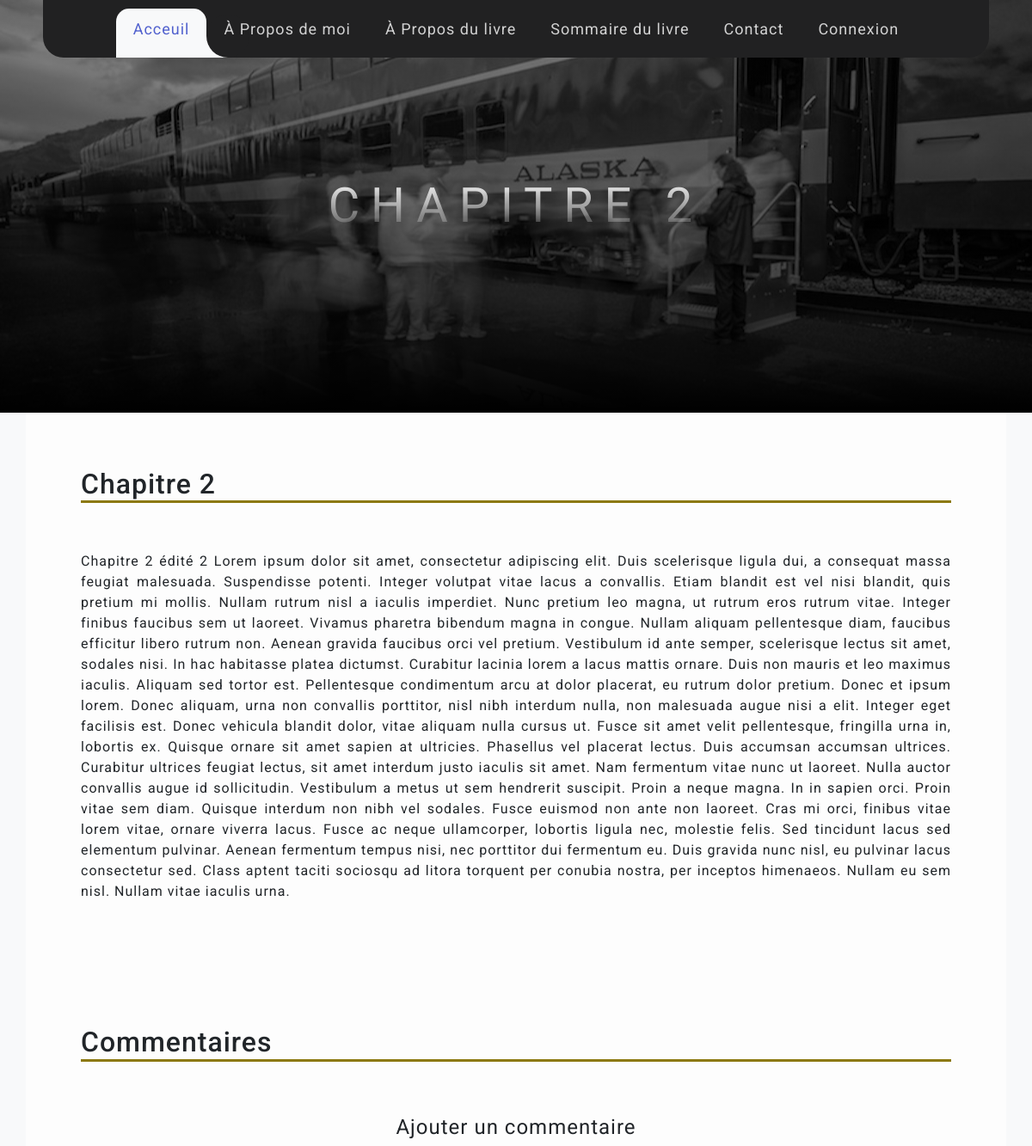
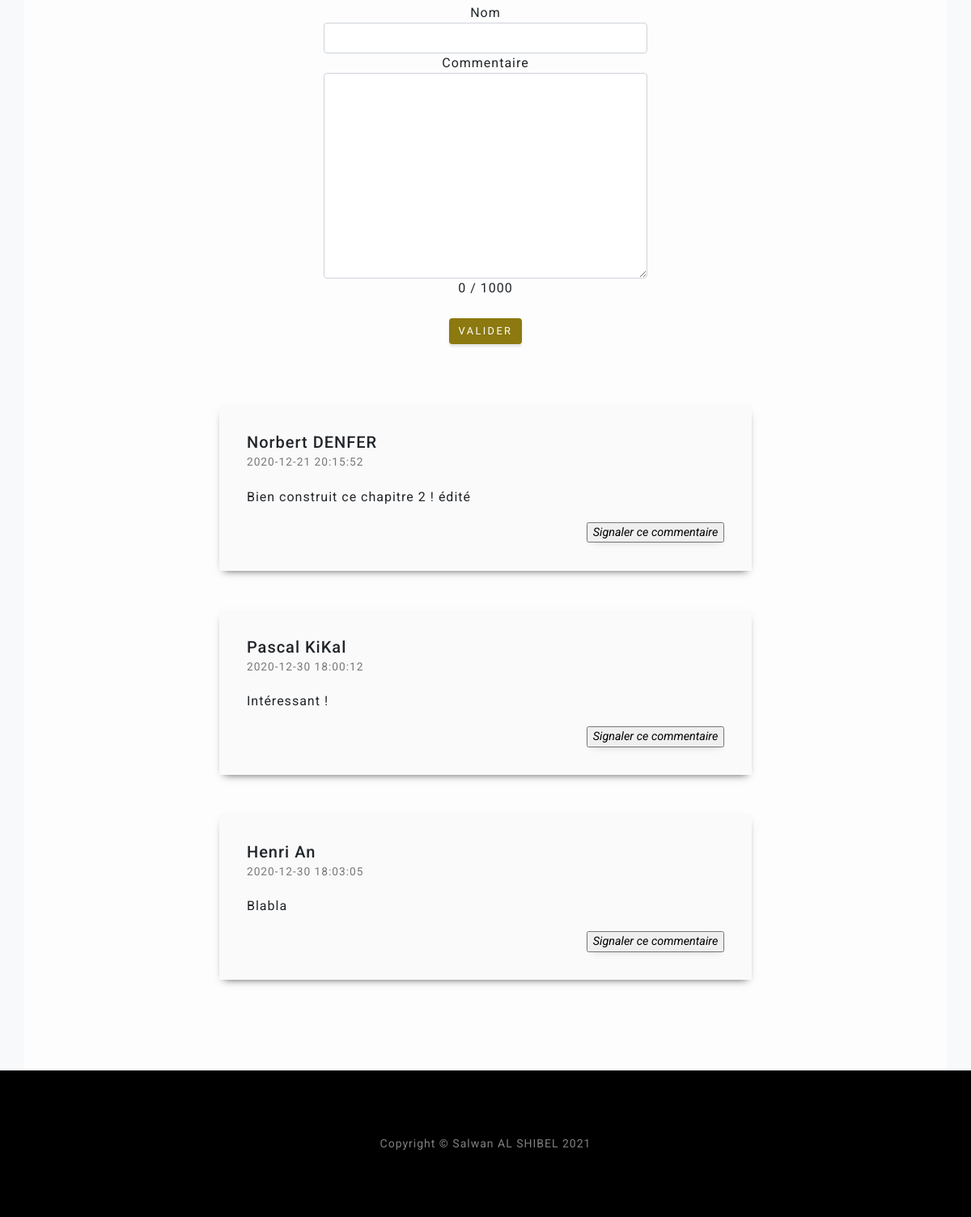
/articles/chapitre/2, run on the app's committed database (2 pictures, top to bottom).
### tables this page shows
CREATE TABLE IF NOT EXISTS `posts` (
  `id` int NOT NULL AUTO_INCREMENT,
  `create_date` datetime NOT NULL DEFAULT CURRENT_TIMESTAMP,
  `title` varchar(255) NOT NULL,
  `content` text NOT NULL,
  PRIMARY KEY (`id`)
);

CREATE TABLE IF NOT EXISTS `comments` (
  `id` int NOT NULL AUTO_INCREMENT,
  `name` varchar(255) NOT NULL,
  `create_date` datetime NOT NULL DEFAULT CURRENT_TIMESTAMP,
  `comment` text NOT NULL,
  `post_id` int NOT NULL,
  `flag` tinyint DEFAULT '0',
  PRIMARY KEY (`id`)
);

### app/controllers/ArticlesController.php (called while the page is built, shortened)
<?php
class ArticlesController extends Controller
{
    public function chapitre($URLparams3){
        $article = $this->ModelArticles->findByChapterID($URLparams3);
        $comments = $this->ModelComments->findCommentsByPostID($URLparams3);
        $this->render('chapitre', compact('article', 'comments'));
    }
}

### index.php (called while the page is built, shortened)
<?php
    require_once (ROOT.'app/models/ModelMain.php');
    $router = new Router();
    $router->requestRoute();
?>

### app/models/ModelArticles.php (called while the page is built, shortened)
<?php
class ModelArticles extends ModelMain{
    public function __construct(){
        $this->table = "posts";
    }
    public function findByChapterID($id){
        $sql = "SELECT * FROM ". $this->table ." WHERE id= :id";
        $prepare = $this->_connection->prepare($sql);
        $prepare->execute(array(':id' => $id));
        return $prepare->fetch();
    }
}

### app/models/ModelMain.php (called while the page is built, shortened)
<?php
abstract class ModelMain
{
    private $host = "localhost";
    private $db_name = "jf_alaska";
    private $charset = "utf8";
    private $username = "root";
    private $password = "";
    public function getConnection(){
        try{
            $this->_connection = new PDO('mysql:host='.$this->host.';dbname='.$this->db_name.';charset='.$this->charset, $this->username, $this->password);
        }catch(PDOException $exception){
            echo 'Erreur : '. $exception->getMessage();
        }
    }
}

### app/models/ModelComments.php (called while the page is built, shortened)
<?php
class ModelComments extends ModelMain{
    public function __construct(){
        $this->table = "comments";
    }
    public function findCommentsByPostID($postID){
        $sql = "SELECT * FROM ". $this->table ." WHERE post_id= :postID";
        $prepare = $this->_connection->prepare($sql);
        $prepare->execute(array(':postID' => $postID));
        return $prepare->fetchAll();
    }
}

### app/views/chapitre.php (the view, shortened to what this page needs)
<header class="chaptershead">
    <div class="container d-flex h-100 align-items-center">
        <div class="mx-auto text-center">
            <h1 class="mx-auto my-5 text-uppercase" id="chptPageTitle"><?=$article['title']?></h1>
        </div>
    </div>
</header>
<div class= "chapterContent container-lg">
    <h2><?=$article['title']?></h2>
    <?=$article['content']?>
</div>
<div class= "commentaryContent container-lg">
    <h2>Commentaires</h2>
    <form method="post" action="../addComment" class="default-form">
        <legend>Ajouter un commentaire</legend>
        <div class="form-group">
            <label for="name">Nom</label><br />
            <input type="text" class="form-control" id="name" name="name" maxlength="255" required/>
        </div>
        <div class="form-group">
            <label for="comment">Commentaire</label><br />
            <textarea class="form-control" id="comment" name="comment" maxlength="1000" rows="10" required></textarea>
        </div>
        <div id="the-count">
            <span id="current">0</span>
            <span id="maximum">/ 1000</span>
        </div>
        <div class="form-group">
            <button type="submit" name="submit" class="btn btn-gold">Valider</button>
        </div>
    </form>
    <div class="container-xxl">
        <div class="row">
            <?php foreach($comments as $comment): ?>
                <div class="row row-cols-1 comment">
                    <div class="col-md-8 commentDiv">
                        <div class="mb-15">
                            <h5 class="mb-0"><?=$comment['name']?></h5>
                            <span class="g-color-gray-dark-v4 g-font-size-12"><?=$comment['create_date']?></span>
                        </div>
                        <div class="mb-15 comment-text">
                            <?=$comment['comment']?>
                        </div>
                        <div class="mb-15 comment-flag">
                            <form method="post" action="../flagComment">
                                <div>
                                    <input id='flagBtn' type="submit" onclick="return confirm('Attention vous vous apprêtez à signaler un commentaire. Continuer ?');" value="Signaler ce commentaire"/>
                                </div>
                            </form>
                        </div>
                    </div>
                </div>
            <?php endforeach; ?>
        </div>
    </div>
</div>

### public/css/style.css (style rules this page uses)
:root { --main-btn-color: #526a80; --btn-gold: #8c790f; --rust: #cc5318; }
body { letter-spacing: 0.0625em; font-family: 'Roboto', sans-serif; }
* { margin: 0; padding: 0; }
.btn { box-shadow: 0 0.1875rem 0.1875rem 0 rgba(0, 0, 0, 0.1) !important; font-size: 80%; font-family: "Varela Round", -apple-system, BlinkMacSystemFont, "Segoe UI", Roboto, "Helvetica Neue", Arial, sans-serif, "Apple Color Emoji", "Segoe UI Emoji", "Segoe UI Symbol", "Noto Color Emoji"; text-transform: uppercase; letter-spacing: 0.15rem; border: 0; }
.btn-gold { background-color: var(--btn-gold); color: white; }
.chaptershead { position: relative; width: 100%; height: 20rem; padding: 15rem 0; background: linear-gradient(to bottom, rgba(0, 0, 0, 0.3) 0%, rgba(0, 0, 0, 0.7) 75%, #000000 100%), url("/public/images/alaska4.jpg"); background-position: center; background-repeat: no-repeat; background-attachment: scroll; background-size: cover; }
.chaptershead h1 { font-family: "Varela Round", -apple-system, BlinkMacSystemFont, "Segoe UI", Roboto, "Helvetica Neue", Arial, sans-serif, "Apple Color Emoji", "Segoe UI Emoji", "Segoe UI Symbol", "Noto Color Emoji"; font-size: 3.5rem; letter-spacing: 0.8rem; background: linear-gradient(rgba(255, 255, 255, 1), rgba(255, 255, 255, 0)); -webkit-text-fill-color: transparent; -webkit-background-clip: text; background-clip: text; }
.chapterContent { padding: 4em; text-align: justify; text-justify: distribute; background-color: #fdfdfd; }
.chapterContent p { padding-top: 3rem; }
.commentaryContent { padding: 4em; background-color: #fdfdfd; }
.commentaryContent h2, .chapterContent h2 { border-bottom: solid; border-color: var(--btn-gold); }
.comment { margin: 0 auto 3rem auto; }
.commentDiv { box-shadow: 0 5px 10px -6px rgba(0, 0, 0, 0.78); background-color: #fafafa !important; padding: 2.14286rem !important; margin: auto; }
.comment-text { margin: 1.2em 0; }
.comment-flag { text-align: end; }
.g-font-size-12 { font-size: 0.85714rem !important; }
.g-color-gray-dark-v4 { color: #777 !important; }
#flagBtn { padding: 0 0.4em; font-size: 0.9rem; box-shadow: dimgrey; box-shadow: 1px 5px 10px -6px rgba(0, 0, 0, 0.19); font-style: italic; }
.default-form { max-width: 500px; text-align: center; margin: auto; padding: 50px; }
.default-form button { margin: 2em; }

### data on the page
posts: title "CHAPITRE 2", title "Chapitre 2", content "Chapitre 2 édité 2 Lorem ipsum dolor sit amet, consectetur adipiscing elit. Duis scelerisque ligula dui, a consequat massa feugiat malesuada. Suspendisse potenti. Integer volutpat vitae lacus a convallis. Etiam blandit est vel nisi blandit, quis pretium mi mollis. Nullam rutrum nisl a iaculis imperdiet. Nunc pretium leo magna, ut rutrum eros rutrum vitae. Integer finibus faucibus sem ut laoreet. Vivamus pharetra bibendum magna in congue. Nullam aliquam pellentesque diam, faucibus efficitur libero rutrum non. Aenean gravida faucibus orci vel pretium. Vestibulum id ante semper, scelerisque lectus sit amet, sodales nisi. In hac habitasse platea dictumst. Curabitur lacinia lorem a lacus mattis…"
comments: name "Norbert DENFER", create_date "2020-12-21 20:15:52", comment "Bien construit ce chapitre 2 ! édité"
comments: name "Pascal KiKal", create_date "2020-12-30 18:00:12", comment "Intéressant !"
comments: name "Henri An", create_date "2020-12-30 18:03:05", comment "Blabla"
